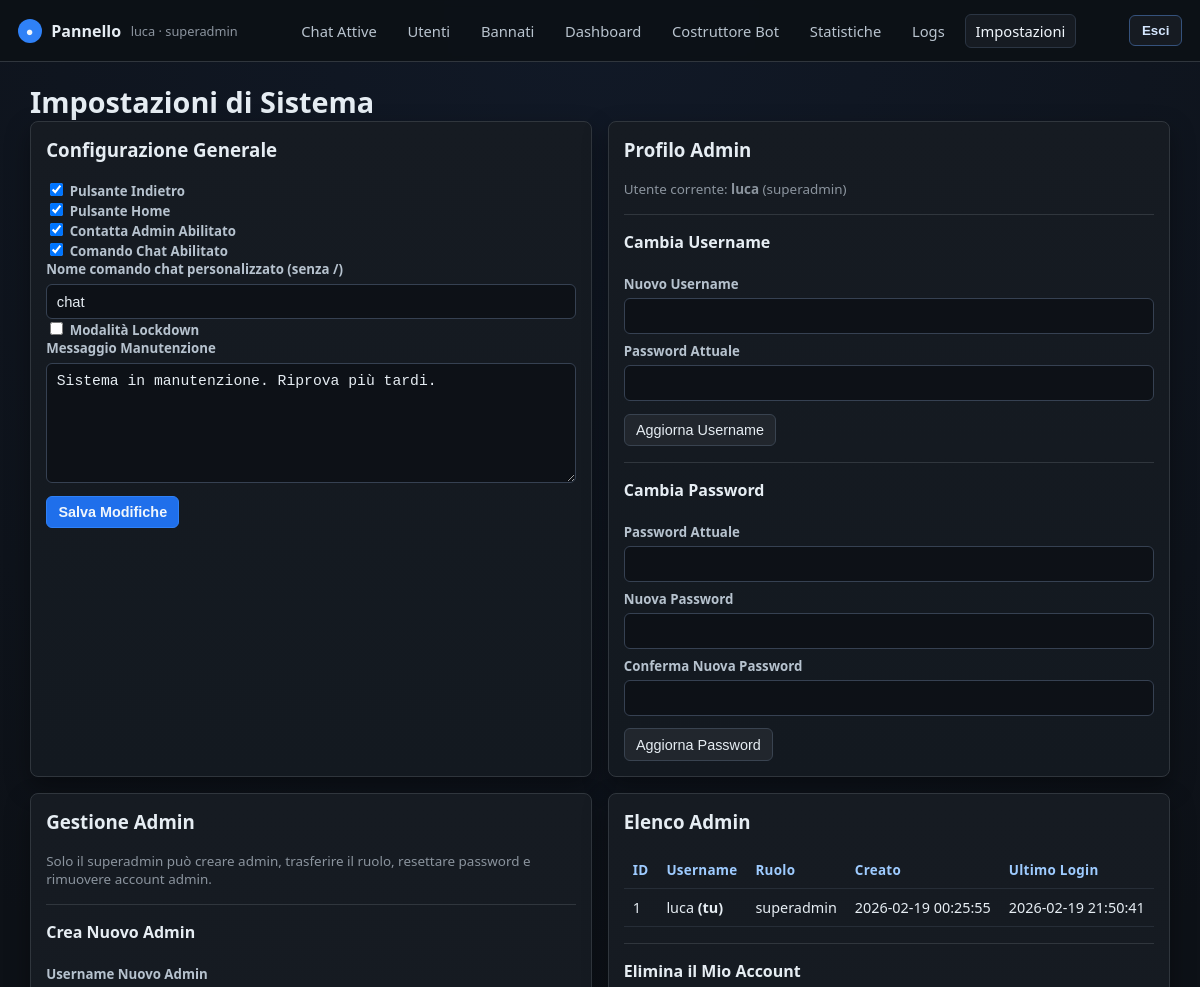
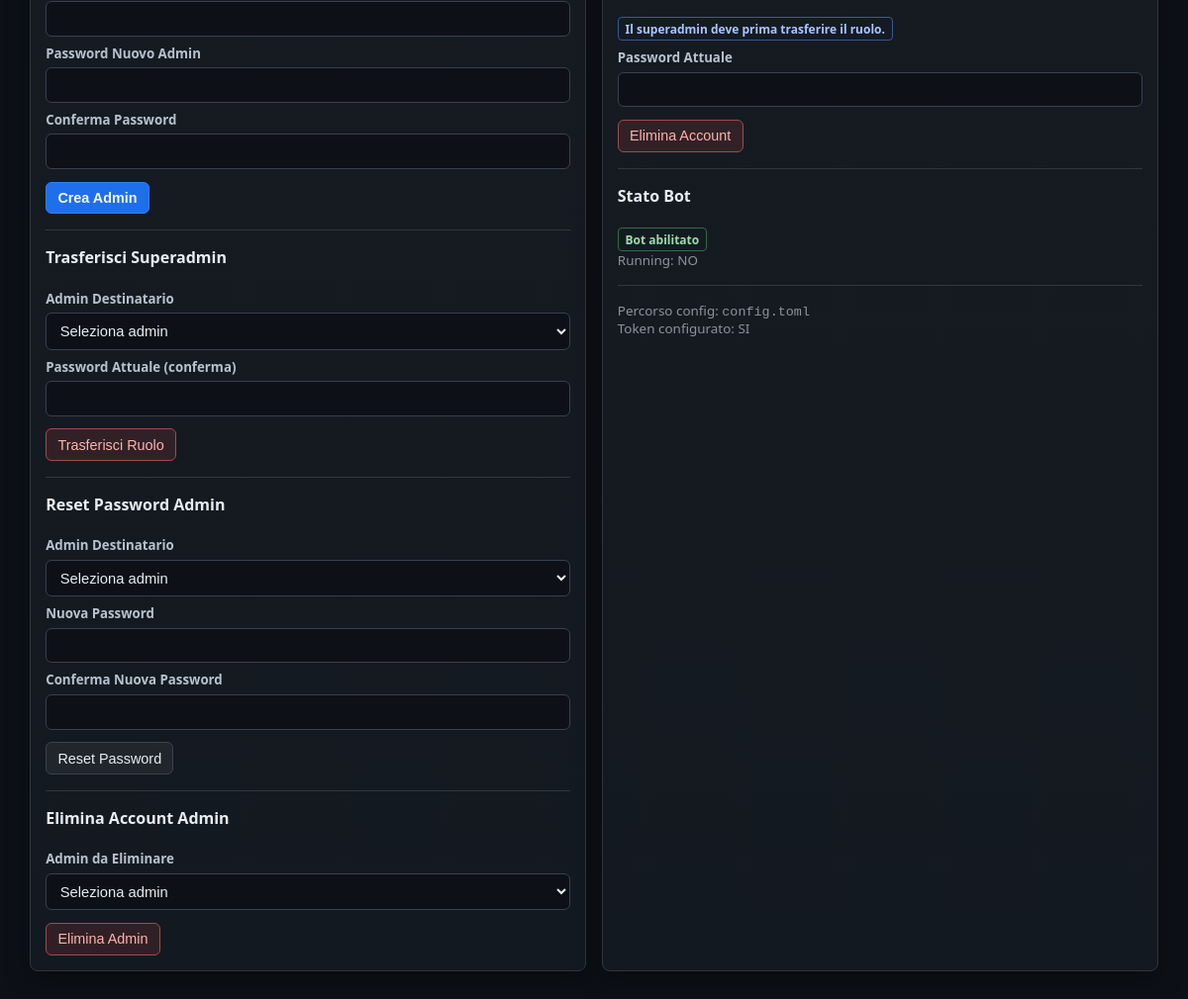
The page /impostazioni (signed in) on the database its author committed (2 pictures, top to bottom).
### tables this page shows
CREATE TABLE admins (
            id INTEGER PRIMARY KEY AUTOINCREMENT,
            username TEXT NOT NULL UNIQUE,
            password_hash TEXT NOT NULL,
            role TEXT NOT NULL DEFAULT 'admin',
            created_by INTEGER,
            created_at TEXT NOT NULL,
            updated_at TEXT NOT NULL,
            last_login_at TEXT
        );

### app.py (the view, shortened to what this page needs)
    @app.route("/impostazioni", methods=["GET", "POST"])
    def settings_page() -> Any:
        service_obj = current_service()
        cfg_obj = app.extensions["dsfm_config"]
        current_admin = service_obj.get_admin_by_id(to_int(session.get("admin_id", 0), 0))
        if not current_admin:
            session.clear()
            session["csrf_token"] = secrets.token_urlsafe(24)
            return redirect(url_for("login"))
        current_admin_id = int(current_admin["id"])
        is_superadmin = service_obj.is_superadmin(current_admin_id)
        settings_data = service_obj.get_settings()
        bot_status = current_bot().status
        admins = service_obj.list_admins() if is_superadmin else []
        return render_template(
            "settings.html",
            settings=settings_data,
            bot_status=bot_status,
            config_path=cfg_path,
            bot_token_set=bool(cfg_obj.get("telegram", {}).get("bot_token", "")),
            admins=admins,
            current_admin=current_admin,
            is_superadmin=is_superadmin,
        )

### templates/settings.html (shortened to what this page needs)
{% extends "base.html" %}
{% block content %}
<h1 class="section-title">Impostazioni di Sistema</h1>
<div class="grid-2">
  {% if is_superadmin %}
  <section class="card">
    <h3>Configurazione Generale</h3>
    <form method="post">
      <div class="form-group">
        <label>
          <input style="width:auto;" type="checkbox" name="back_button_enabled" value="1" {% if settings.back_button_enabled == '1' %}checked{% endif %}>
          Pulsante Indietro
        </label>
      </div>
      <div class="form-group">
        <label>
          <input style="width:auto;" type="checkbox" name="home_button_enabled" value="1" {% if settings.home_button_enabled == '1' %}checked{% endif %}>
          Pulsante Home
        </label>
      </div>
      <div class="form-group">
        <label>
          <input style="width:auto;" type="checkbox" name="contact_admin_enabled" value="1" {% if settings.contact_admin_enabled == '1' %}checked{% endif %}>
          Contatta Admin Abilitato
        </label>
      </div>
      <div class="form-group">
        <label>
          <input style="width:auto;" type="checkbox" name="chat_command_enabled" value="1" {% if settings.chat_command_enabled == '1' %}checked{% endif %}>
          Comando Chat Abilitato
        </label>
      </div>
      <div class="form-group">
        <label>Nome comando chat personalizzato (senza /)</label>
        <input name="chat_command_name" maxlength="64" value="{{ settings.chat_command_name }}" placeholder="chat">
      </div>
      <div class="form-group">
        <label>
          <input style="width:auto;" type="checkbox" name="lockdown_mode" value="1" {% if settings.lockdown_mode == '1' %}checked{% endif %}>
          Modalità Lockdown
        </label>
      </div>
      <div class="form-group">
        <label>Messaggio Manutenzione</label>
        <textarea name="lockdown_message" maxlength="2000">{{ settings.lockdown_message }}</textarea>
      </div>
      <button class="btn primary" style="margin-top:0.8rem;">Salva Modifiche</button>
    </form>
  </section>
  {% endif %}
  <section class="card">
    <h3>Profilo Admin</h3>
    <div class="metric-sub">Utente corrente: <strong>{{ current_admin.username }}</strong> ({{ current_admin.role }})</div>
    <div class="hr"></div>
    <h4 style="margin-top:0;">Cambia Username</h4>
    <form method="post">
      <div class="form-group">
        <label>Nuovo Username</label>
        <input name="new_username" minlength="3" maxlength="64" required>
      </div>
      <div class="form-group block-gap-small">
        <label>Password Attuale</label>
        <input name="current_password" type="password" required>
      </div>
      <button class="btn" style="margin-top:0.8rem;">Aggiorna Username</button>
    </form>
    <div class="hr"></div>
    <h4 style="margin-top:0;">Cambia Password</h4>
    <form method="post">
      <div class="form-group">
        <label>Password Attuale</label>
        <input name="current_password" type="password" required>
      </div>
      <div class="form-group block-gap-small">
        <label>Nuova Password</label>
        <input name="new_password" type="password" minlength="8" required>
      </div>
      <div class="form-group block-gap-small">
        <label>Conferma Nuova Password</label>
        <input name="confirm_password" type="password" minlength="8" required>
      </div>
      <button class="btn" style="margin-top:0.8rem;">Aggiorna Password</button>
    </form>
  </section>
</div>
{% if is_superadmin %}
<div class="grid-2 block-gap">
  <section class="card">
    <h3>Gestione Admin</h3>
    <div class="metric-sub">Solo il superadmin può creare admin, trasferire il ruolo, resettare password e rimuovere account admin.</div>
    <div class="hr"></div>
    <h4 style="margin-top:0;">Crea Nuovo Admin</h4>
    <form method="post">
      <div class="form-group">
        <label>Username Nuovo Admin</label>
        <input name="new_admin_username" minlength="3" maxlength="64" required>
      </div>
      <div class="form-group block-gap-small">
        <label>Password Nuovo Admin</label>
        <input name="new_admin_password" type="password" minlength="8" required>
      </div>
      <div class="form-group block-gap-small">
        <label>Conferma Password</label>
        <input name="new_admin_password_confirm" type="password" minlength="8" required>
      </div>
      <button class="btn primary" style="margin-top:0.8rem;">Crea Admin</button>
    </form>
    <div class="hr"></div>
    <h4 style="margin-top:0;">Trasferisci Superadmin</h4>
    <form method="post" data-confirm="Confermi il trasferimento del ruolo superadmin?">
      <div class="form-group">
        <label>Admin Destinatario</label>
        <select name="target_admin_id" required>
          <option value="">Seleziona admin</option>
        </select>
      </div>
      <div class="form-group block-gap-small">
        <label>Password Attuale (conferma)</label>
        <input name="current_password" type="password" required>
      </div>
      <button class="btn danger" style="margin-top:0.8rem;">Trasferisci Ruolo</button>
    </form>
    <div class="hr"></div>
    <h4 style="margin-top:0;">Reset Password Admin</h4>
    <form method="post" data-confirm="Confermi il reset password per l'admin selezionato?">
      <div class="form-group">
        <label>Admin Destinatario</label>
        <select name="target_admin_id" required>
          <option value="">Seleziona admin</option>
        </select>
      </div>
      <div class="form-group block-gap-small">
        <label>Nuova Password</label>
        <input name="new_password" type="password" minlength="8" required>
      </div>
      <div class="form-group block-gap-small">
        <label>Conferma Nuova Password</label>
        <input name="new_password_confirm" type="password" minlength="8" required>
      </div>
      <button class="btn" style="margin-top:0.8rem;">Reset Password</button>
    </form>
    <div class="hr"></div>
    <h4 style="margin-top:0;">Elimina Account Admin</h4>
    <form method="post" data-confirm="Confermi l'eliminazione definitiva dell'admin selezionato?">
      <div class="form-group">
        <label>Admin da Eliminare</label>
        <select name="target_admin_id" required>
          <option value="">Seleziona admin</option>
        </select>
      </div>
      <button class="btn danger" style="margin-top:0.8rem;">Elimina Admin</button>
    </form>
  </section>
  <section class="card">
    <h3>Elenco Admin</h3>
    <div class="table-wrap">
      <table>
        <thead>
          <tr>
            <th>ID</th>
            <th>Username</th>
            <th>Ruolo</th>
            <th>Creato</th>
            <th>Ultimo Login</th>
          </tr>
        </thead>
        <tbody>
        {% for row in admins %}
          <tr>
            <td>{{ row.id }}</td>
            <td>{{ row.username }} {% if row.id == current_admin.id %}<strong>(tu)</strong>{% endif %}</td>
            <td>{{ row.role }}</td>
            <td>{{ row.created_at|fmt_dt }}</td>
            <td>{{ row.last_login_at|fmt_dt }}</td>
          </tr>
        {% endfor %}
        </tbody>
      </table>
    </div>
    <div class="hr"></div>
    <h4 style="margin-top:0;">Elimina il Mio Account</h4>
    <div class="tag warn">Il superadmin deve prima trasferire il ruolo.</div>
    <form method="post" data-confirm="Confermi l'eliminazione definitiva del tuo account?">
      <div class="form-group block-gap-small">
        <label>Password Attuale</label>
        <input name="current_password" type="password" required>
      </div>
      <button class="btn danger" style="margin-top:0.8rem;" disabled>Elimina Account</button>
    </form>
    <div class="hr"></div>
    <h4 style="margin-top:0;">Stato Bot</h4>
    {% if bot_status.enabled %}
      <div class="tag ok">Bot abilitato</div>
      <div class="metric-sub">Running: {{ 'SI' if bot_status.running else 'NO' }}</div>
    {% else %}
      <div class="tag warn">Bot disabilitato</div>
    {% endif %}
    <div class="hr"></div>
    <div class="metric-sub">Percorso config: <code>{{ config_path }}</code></div>
    <div class="metric-sub">Token configurato: {{ 'SI' if bot_token_set else 'NO' }}</div>
  </section>
</div>
{% endif %}
{% endblock %}

### templates/base.html (shortened to what this page needs)
<!doctype html>
<html lang="it">
<head>
  <link rel="stylesheet" href="{{ url_for('static', filename='css/style.css') }}">
</head>
<body>
<header class="topbar">
  <div class="brand">
    <div class="brand-badge">●</div>
    <div class="brand-title">Pannello</div>
    {% if is_logged_in %}
      <div class="brand-sub">{{ current_admin_username }} · {{ current_admin_role }}</div>
    {% endif %}
  </div>
  {% if is_logged_in %}
  <nav class="topnav">
    <a class="{% if request.endpoint in ['chats', 'chat_detail'] %}active{% endif %}" href="{{ url_for('chats') }}">Chat Attive</a>
    <a class="{% if request.endpoint == 'users_page' %}active{% endif %}" href="{{ url_for('users_page') }}">Utenti</a>
    <a class="{% if request.endpoint == 'banned_users_page' %}active{% endif %}" href="{{ url_for('banned_users_page') }}">Bannati</a>
    {% if is_superadmin %}
    <a class="{% if request.endpoint == 'dashboard' %}active{% endif %}" href="{{ url_for('dashboard') }}">Dashboard</a>
    <a class="{% if request.endpoint == 'menu_builder' %}active{% endif %}" href="{{ url_for('menu_builder') }}">Costruttore Bot</a>
    <a class="{% if request.endpoint == 'stats' %}active{% endif %}" href="{{ url_for('stats') }}">Statistiche</a>
    <a class="{% if request.endpoint == 'logs_page' %}active{% endif %}" href="{{ url_for('logs_page') }}">Logs</a>
    {% endif %}
    <a class="{% if request.endpoint == 'settings_page' %}active{% endif %}" href="{{ url_for('settings_page') }}">Impostazioni</a>
  </nav>
  <div class="action-row">
    <form class="logout-inline" method="post" action="{{ url_for('logout') }}">
      <button type="submit">Esci</button>
    </form>
  </div>
  {% endif %}
</header>
<main class="page-wrap">
  {% block content %}{% endblock %}
</main>
</body>
</html>

### rows shown on the page
admins: username "luca", role "superadmin", id "1", shows "(tu)", created_at|fmt_dt "2026-02-19 00:25:55", last_login_at|fmt_dt "2026-02-19 21:50:41"

### other values the page prints
{{ 'SI' if bot_status.running else 'NO' }} "NO"
{{ config_path }} "config.toml"
{{ 'SI' if bot_token_set else 'NO' }} "SI"
